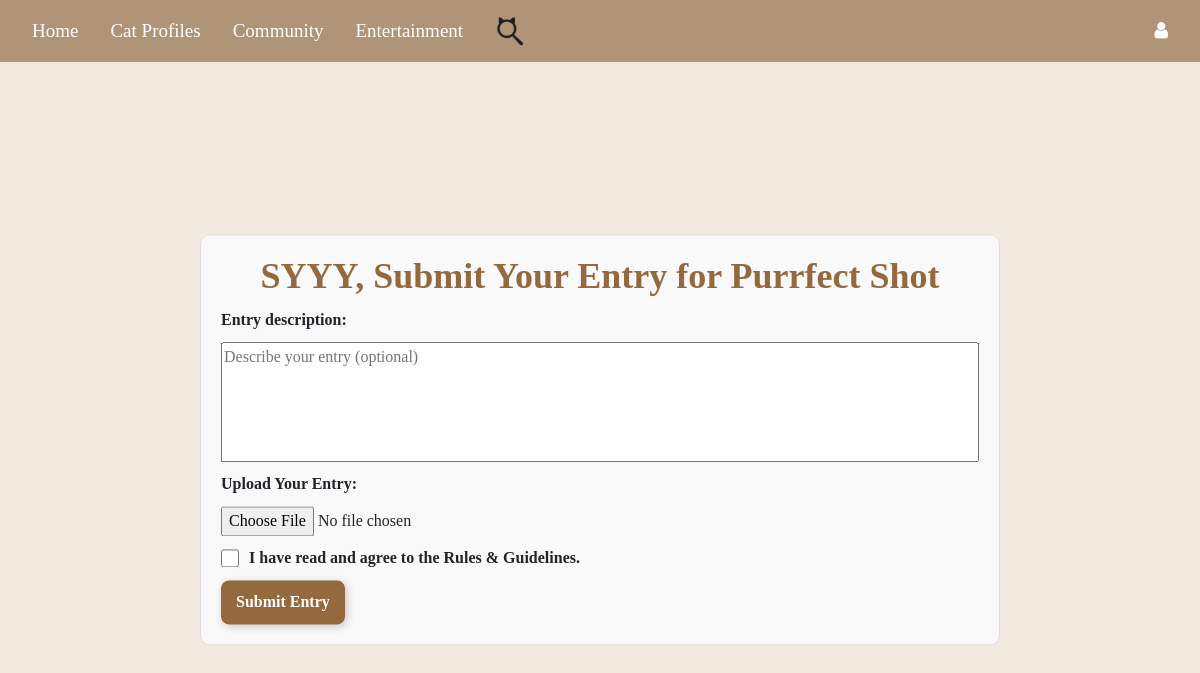
Before: /contest_submission/5 (signed in) with the older database file.
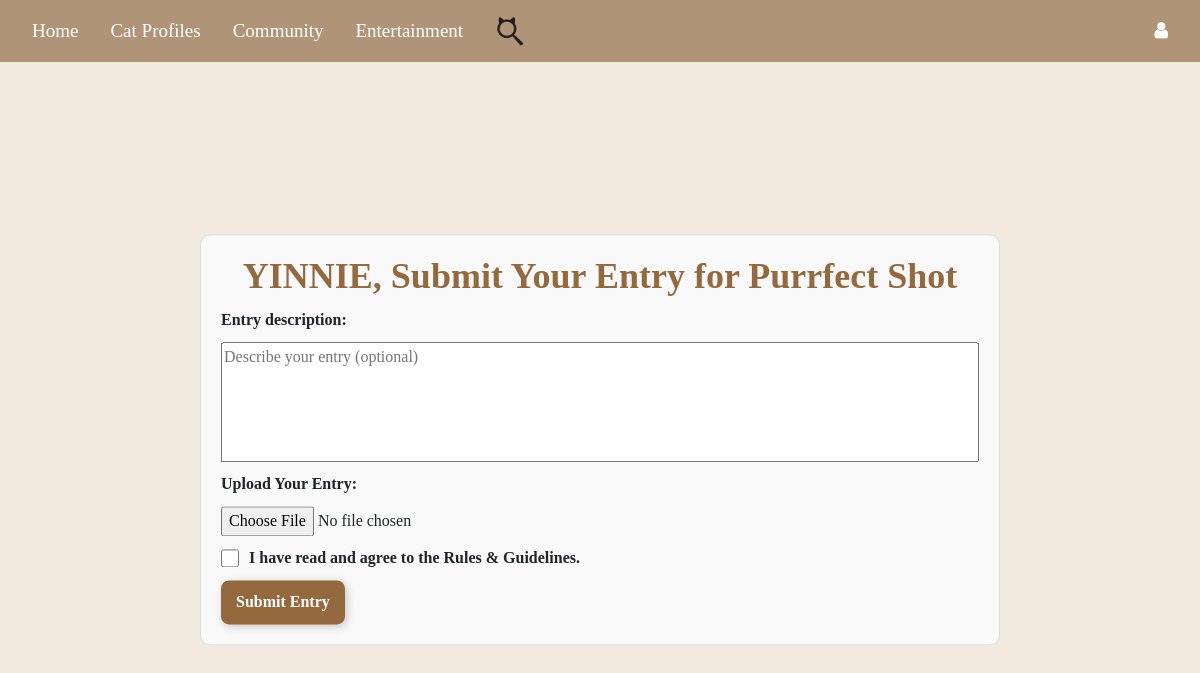
After: the same page with the newer database file.
### Website/models.py (models this page shows)
class User(db.Model, UserMixin):
    id = db.Column(db.Integer, primary_key=True)
    email = db.Column(db.String(150), unique=True, nullable=False)
    ps = db.Column(db.String(150), nullable=False)
    Name = db.Column(db.String(150), nullable=False)
    secret_answer = db.Column(db.String(150), nullable=False)
    notes = db.relationship("Note", backref="user", lazy=True)
    status = db.Column(db.String(100)) #user profile part
    birthday = db.Column(db.Date)
    mbti = db.Column(db.String(50))
    hobby = db.Column(db.String(100))
    bio = db.Column(db.Text)
    profile_picture = db.Column(db.String(255), default="default_profilepic.png")
    cover_photo = db.Column(db.String(255), default="default_cover.png")
    role = db.Column(db.String(50), default='user', nullable=False)

### Website/contestmanagement.py (the view, shortened to what this page needs)
@contestmanagement_bp.route('/contest_submission/<int:contest_id>', methods=['GET', 'POST'])
def submit_contest(contest_id):
    conn = get_db_connection()
    contest = conn.execute("SELECT id, name FROM contests WHERE id = ?", (contest_id,)).fetchone()
    if not current_user.is_authenticated:
        flash("You must be logged in to join!", category="error")
        return redirect(url_for('auth.login'))
    if contest is None:
        flash("Invalid contest. You cannot submit an entry.", "error")
        return redirect(url_for('contestmanagement.contest_page'))
    if user_has_submitted(current_user.Name, contest_id):
        flash("You have already submitted an entry for this contest.", "error")
        return redirect(url_for('contestmanagement.contest_page'))
    return render_template("contest_submission.html", contest_id=contest_id, user=current_user, contest=contest)

### Website/contestmanagement.py (called while the page is built)
def get_db_connection():
    db_path = os.path.join(os.path.dirname(__file__), '..', 'instance', 'datebase.db')
    db_path = os.path.abspath(db_path)
    conn = sqlite3.connect(db_path)
    conn.row_factory = sqlite3.Row
    return conn

def user_has_submitted(name, contest_id):
    if not name or not contest_id:
        return False
    conn = get_db_connection()
    existing_entry = conn.execute(
        "SELECT * FROM submissions WHERE name = ? AND contest_id = ?",
        (name, contest_id)
    ).fetchone()
    conn.close()
    return existing_entry is not None

### Website/templates/contest_submission.html (shortened to what this page needs)
{% extends 'base.html' %}
{% block content %}
<div class="submission-container">
    <h2 style="text-align: center; font-family: 'Times New Roman', Times, serif;">{{ current_user.Name }}, Submit Your Entry for {{ contest.name }}</h2>
    <form method="POST" enctype="multipart/form-data" action="{{ url_for('contestmanagement.submit_contest', contest_id=contest.id) }}">
        <label for="description" style="margin-top: 8px;"><strong>Entry description:</strong></label>
        <textarea id="description" name="description" placeholder="Describe your entry (optional)"></textarea>
        <label for="file"><strong>Upload Your Entry:</strong></label>
        <input type="file" id="file" name="file" accept=".jpg, .jpeg, .png" required>
        <label for="rulesAgree" style="display: flex; align-items: center; gap: 10px; font-weight: bold;">
            <input type="checkbox" id="rulesAgree" required>
            I have read and agree to the Rules & Guidelines.
        </label>
        <button type="submit" style="cursor: pointer; font-family: 'Times New Roman', Times, serif;" onclick="validateForm(event)">Submit Entry</button>
    </form>
</div>
{% endblock %}

Changed rows visible on the page:
changed User: Name "SYYY" → "YINNIE"
